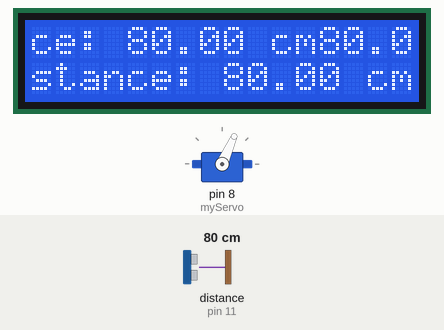
Simulated run of this sketch. Board: Arduino Uno, built with avr-gcc and run on an emulated ATmega328P. Shown: 16×2 character LCD, servo. The inputs (shaded band) are chosen by the test bench; at power-on: distance to the obstacle (sensor on pin 11) 80 cm.

Above: at 12.7 s.
12.8 s: distance to the obstacle (sensor on pin 11) set to 2 cm
At 16.32 s:
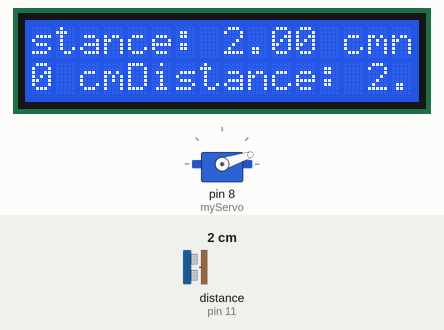
24.3 s: distance to the obstacle (sensor on pin 11) set to 250 cm
At 31.31 s:
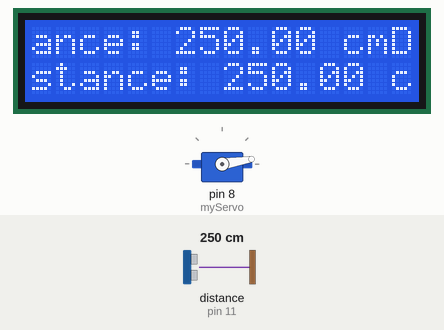
35.8 s: distance to the obstacle (sensor on pin 11) set to 4 cm
At 46.98 s:
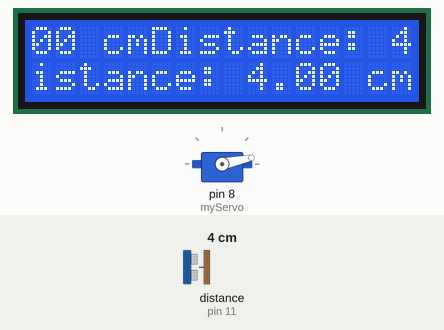
58.8 s: distance to the obstacle (sensor on pin 11) set to 120 cm
At 62.28 s:
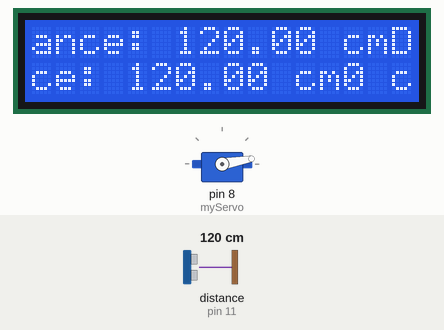
70.3 s: distance to the obstacle (sensor on pin 11) set to 183 cm
At 77.62 s:
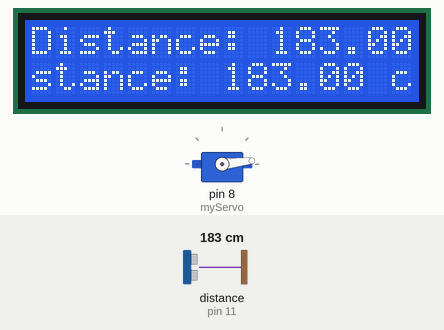
Timing chart, 0 to 82.8 s (numbered marks = the images above; inputs shaded):
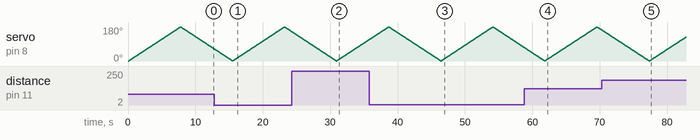

Measured:
- after the input at 12.8 s, the display: first differs from a run without the input after 3.0 s (image 1 shows a later state)
- after the input at 24.3 s, the display: first differs from a run without the input after 6.9 s (image 2)
- after the input at 58.8 s, the display: first differs from a run without the input after 3.3 s (image 4)

The sketch:

sensormotor.ino
```cpp
#include <HCSR04.h>
#include <Servo.h>
#include <LiquidCrystal.h>

Servo myServo;
HCSR04 hc (10, 11);
LiquidCrystal lcd (1, 2, 3, 4, 5, 6, 7);

int i = 0;
float D;

void setup(){
  lcd.begin(16,2);
  myServo.attach(8);
}
void loop(){
  lcd.setCursor (0, 0);
  D = hc.dist();

  for (i = 0; i <= 180; i++){
    myServo.write(i);
    delay (30);
    lcd.print ("Distance: ");
    lcd.print (D);
    lcd.print(" cm");
    delay (10);
  }
  for (i = 180; i > 0; i--){
    myServo.write(i);
    delay(30);
    lcd.print("Distance: ");
    lcd.print(D);
    lcd.print(" cm");
    delay (10);
  }
}
```
